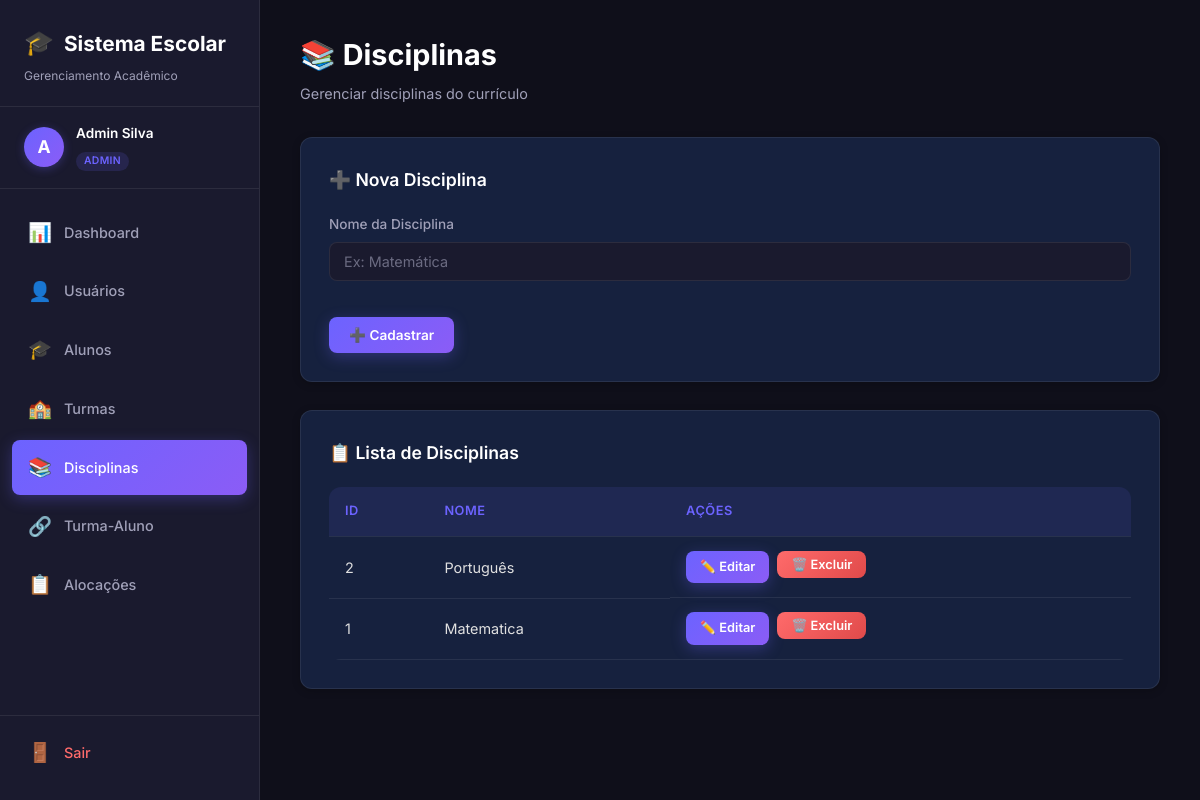
Before: /index.php?page=disciplinas (signed in) with the older database file.
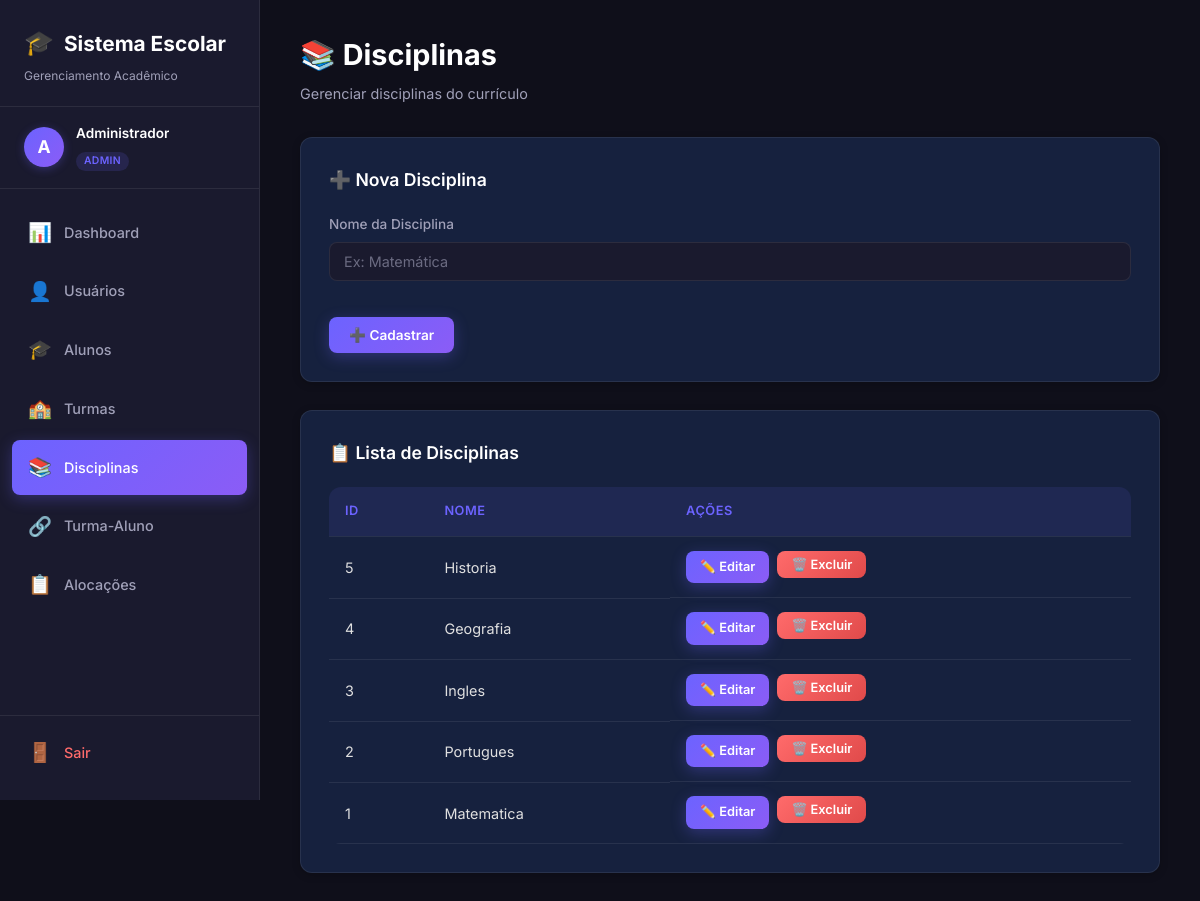
After: the same page with the newer database file.
### tables this page shows
CREATE TABLE disciplinas (
        id INTEGER PRIMARY KEY AUTOINCREMENT,
        nome VARCHAR(45) NOT NULL
    );

### app/controllers/DisciplinaController.php (called while the page is built, shortened)
<?php
require_once __DIR__ . '/../models/Disciplina.php';
class DisciplinaController {
    private $model;
    public function __construct($pdo) {
        $this->model = new Disciplina($pdo);
    }
    public function index() {
        $editData = null;
        $disciplinas = $this->model->getAll();
        include __DIR__ . '/../views/layout/header.php';
        include __DIR__ . '/../views/layout/sidebar.php';
        include __DIR__ . '/../views/disciplinas/index.php';
        include __DIR__ . '/../views/layout/footer.php';
    }
}
?>

### app/models/Disciplina.php (called while the page is built, shortened)
<?php
class Disciplina {
    private $pdo;
    public function __construct($pdo) {
        $this->pdo = $pdo;
    }
    public function getAll() {
        return $this->pdo->query("SELECT * FROM disciplinas ORDER BY id DESC")->fetchAll();
    }
}
?>

### app/views/disciplinas/index.php (the view, shortened to what the changed rows need)
<div class="main-content">
    <div class="page-header">
        <h1>📚 Disciplinas</h1>
        <p>Gerenciar disciplinas do currículo</p>
    </div>
    <div class="card">
        <h3 class="card-title"><?= $editData ? '✏️ Editar Disciplina' : '➕ Nova Disciplina' ?></h3>
        <form method="POST" action="index.php?page=disciplinas">
            <div class="form-grid">
                <div class="form-group">
                    <label>Nome da Disciplina</label>
                    <input type="text" name="nome" required placeholder="Ex: Matemática" value="<?= htmlspecialchars($editData['nome'] ?? '') ?>">
                </div>
            </div>
            <div class="btn-group">
                <button type="submit" class="btn btn-primary"><?= $editData ? '💾 Atualizar' : '➕ Cadastrar' ?></button>
            </div>
        </form>
    </div>
    <div class="card">
        <h3 class="card-title">📋 Lista de Disciplinas</h3>
        <?php if (empty($disciplinas)): ?>
            <div class="empty-state">
                <div class="empty-icon">📚</div>
                <p>Nenhuma disciplina cadastrada ainda.</p>
            </div>
        <?php else: ?>
            <div class="table-wrapper">
                <table>
                    <thead>
                        <tr>
                            <th>ID</th>
                            <th>Nome</th>
                            <th>Ações</th>
                        </tr>
                    </thead>
                    <tbody>
                        <?php foreach ($disciplinas as $d): ?>
                        <tr>
                            <td><?= $d['id'] ?></td>
                            <td><?= htmlspecialchars($d['nome']) ?></td>
                            <td class="actions">
                                <a href="index.php?page=disciplinas&edit=<?= $d['id'] ?>" class="btn btn-primary btn-sm">✏️ Editar</a>
                                <form method="POST" action="index.php?page=disciplinas" style="display:inline" onsubmit="return confirm('Deseja excluir esta disciplina?')">
                                    <button type="submit" class="btn btn-danger btn-sm">🗑️ Excluir</button>
                                </form>
                            </td>
                        </tr>
                        <?php endforeach; ?>
                    </tbody>
                </table>
            </div>
        <?php endif; ?>
    </div>
</div>

### app/views/layout/sidebar.php
<?php
$currentPage = $_GET['page'] ?? 'dashboard';
$perfil = $_SESSION['user_perfil'] ?? 'professor';
$userName = $_SESSION['user_nome'] ?? 'Usuário';
$userPerfil = $_SESSION['user_perfil'] ?? '';
$menuItems = [
    ['page' => 'dashboard',   'icon' => '📊', 'label' => 'Dashboard',   'perfis' => ['admin', 'professor']],
    ['page' => 'usuarios',    'icon' => '👤', 'label' => 'Usuários',    'perfis' => ['admin']],
    ['page' => 'alunos',      'icon' => '🎓', 'label' => 'Alunos',      'perfis' => ['admin']],
    ['page' => 'turmas',      'icon' => '🏫', 'label' => 'Turmas',      'perfis' => ['admin']],
    ['page' => 'disciplinas', 'icon' => '📚', 'label' => 'Disciplinas', 'perfis' => ['admin']],
    ['page' => 'turma_aluno', 'icon' => '🔗', 'label' => 'Turma-Aluno', 'perfis' => ['admin']],
    ['page' => 'alocacoes',   'icon' => '📋', 'label' => 'Alocações',   'perfis' => ['admin', 'professor']],
    ['page' => 'avaliacoes',  'icon' => '📝', 'label' => 'Avaliações',  'perfis' => ['professor']],
];
?>
<nav class="sidebar">
    <div class="sidebar-brand">
        <h2><span class="icon">🎓</span> <span>Sistema Escolar</span></h2>
        <p>Gerenciamento Acadêmico</p>
    </div>
    <div class="sidebar-user">
        <div class="user-avatar"><?= mb_substr($userName, 0, 1, 'UTF-8') ?></div>
        <div class="user-info">
            <span class="user-name"><?= htmlspecialchars($userName) ?></span>
            <span class="user-role"><span class="badge badge-<?= $userPerfil ?>"><?= $userPerfil ?></span></span>
        </div>
    </div>
    <ul class="nav-list">
        <?php foreach ($menuItems as $item): ?>
            <?php if (in_array($perfil, $item['perfis'])): ?>
            <li>
                <a href="index.php?page=<?= $item['page'] ?>" class="<?= $currentPage === $item['page'] ? 'active' : '' ?>">
                    <span class="nav-icon"><?= $item['icon'] ?></span> <span><?= $item['label'] ?></span>
                </a>
            </li>
            <?php endif; ?>
        <?php endforeach; ?>
    </ul>
    <div class="sidebar-footer">
        <form method="POST" action="index.php?page=logout" id="logoutForm">
            <button type="submit" class="btn-logout">
                <span class="nav-icon">🚪</span> <span>Sair</span>
            </button>
        </form>
    </div>
</nav>

Changed rows visible on the page:
added disciplinas: id "5", nome "Historia"
added disciplinas: id "4", nome "Geografia"
added disciplinas: id "3", nome "Ingles"
changed disciplinas id 2: nome "Português" → "Portugues"
Other visible differences:
$userName: "Admin Silva" → "Administrador"
